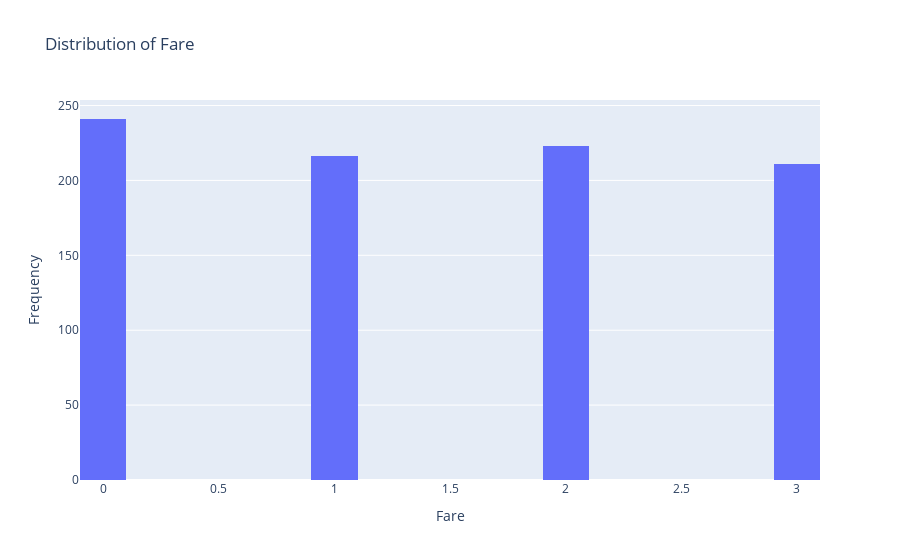
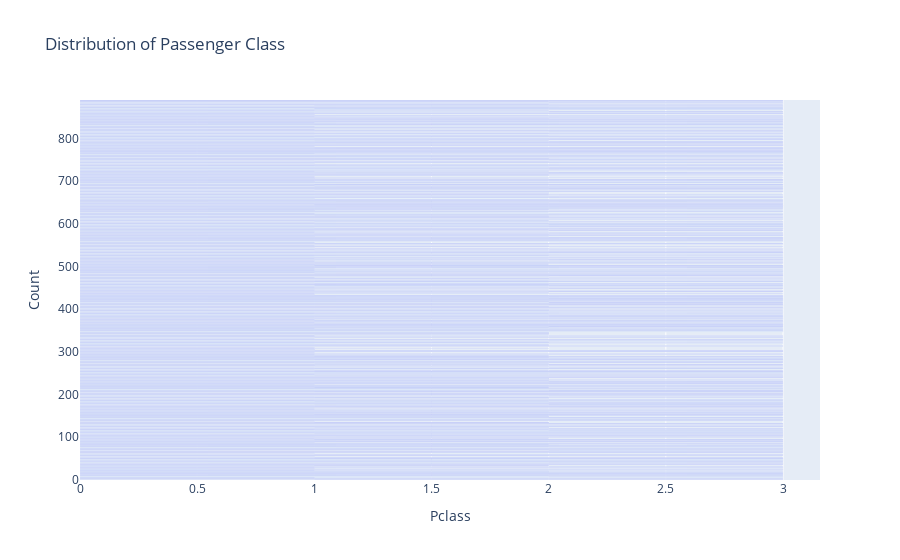
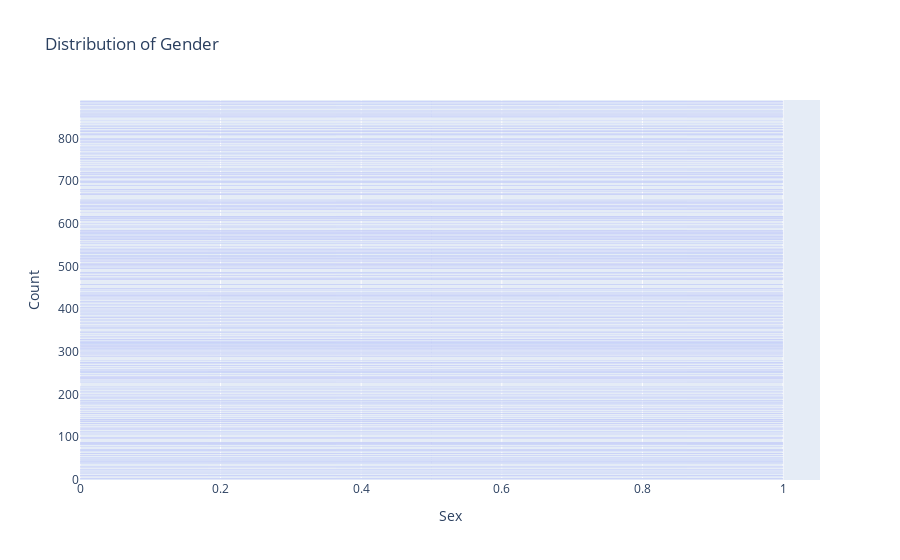

Notebook code for these charts, in order:
### Code cell
import plotly.express as px

# Distribution of Fare
fig_fare = px.histogram(train_df, x='Fare', nbins=30, title='Distribution of Fare')
fig_fare.update_layout(xaxis_title='Fare', yaxis_title='Frequency')
fig_fare.show()

# Distribution of Passenger Class
fig_pclass = px.bar(train_df, x='Pclass', title='Distribution of Passenger Class')
fig_pclass.update_layout(xaxis_title='Pclass', yaxis_title='Count')
fig_pclass.show()

# Distribution of Gender
fig_gender = px.bar(train_df, x='Sex', title='Distribution of Gender')
fig_gender.update_layout(xaxis_title='Sex', yaxis_title='Count')
fig_gender.show()

### Figure 1 — Plotly figure (JSON) as saved in the notebook; plotly's stock layout.template omitted (floating-point values rounded to 4 significant figures; data arrays with more than 128 entries replaced by an {"elided": "..."} marker saying what was removed)
{"data": [{"alignmentgroup": "True", "bingroup": "x", "hovertemplate": "Fare=%{x}<br>count=%{y}<extra></extra>", "legendgroup": "", "marker": {"color": "#636efa", "pattern": {"shape": ""}}, "name": "", "nbinsx": 30, "offsetgroup": "", "orientation": "v", "showlegend": false, "type": "histogram", "x": {"elided": "891 int values"}, "xaxis": "x", "yaxis": "y"}], "layout": {"barmode": "relative", "legend": {"tracegroupgap": 0}, "title": {"text": "Distribution of Fare"}, "xaxis": {"anchor": "y", "domain": [0, 1], "title": {"text": "Fare"}}, "yaxis": {"anchor": "x", "domain": [0, 1], "title": {"text": "Frequency"}}}}

### Figure 2 — Plotly figure (JSON) as saved in the notebook; plotly's stock layout.template omitted (floating-point values rounded to 4 significant figures; data arrays with more than 128 entries replaced by an {"elided": "..."} marker saying what was removed)
{"data": [{"alignmentgroup": "True", "hovertemplate": "Pclass=%{x}<br>index=%{y}<extra></extra>", "legendgroup": "", "marker": {"color": "#636efa", "pattern": {"shape": ""}}, "name": "", "offsetgroup": "", "orientation": "h", "showlegend": false, "textposition": "auto", "type": "bar", "x": {"elided": "891 int values"}, "xaxis": "x", "y": {"elided": "891 int values"}, "yaxis": "y"}], "layout": {"barmode": "relative", "legend": {"tracegroupgap": 0}, "title": {"text": "Distribution of Passenger Class"}, "xaxis": {"anchor": "y", "domain": [0, 1], "title": {"text": "Pclass"}}, "yaxis": {"anchor": "x", "domain": [0, 1], "title": {"text": "Count"}}}}

### Figure 3 — Plotly figure (JSON) as saved in the notebook; plotly's stock layout.template omitted (floating-point values rounded to 4 significant figures; data arrays with more than 128 entries replaced by an {"elided": "..."} marker saying what was removed)
{"data": [{"alignmentgroup": "True", "hovertemplate": "Sex=%{x}<br>index=%{y}<extra></extra>", "legendgroup": "", "marker": {"color": "#636efa", "pattern": {"shape": ""}}, "name": "", "offsetgroup": "", "orientation": "h", "showlegend": false, "textposition": "auto", "type": "bar", "x": {"elided": "891 int values"}, "xaxis": "x", "y": {"elided": "891 int values"}, "yaxis": "y"}], "layout": {"barmode": "relative", "legend": {"tracegroupgap": 0}, "title": {"text": "Distribution of Gender"}, "xaxis": {"anchor": "y", "domain": [0, 1], "title": {"text": "Sex"}}, "yaxis": {"anchor": "x", "domain": [0, 1], "title": {"text": "Count"}}}}
